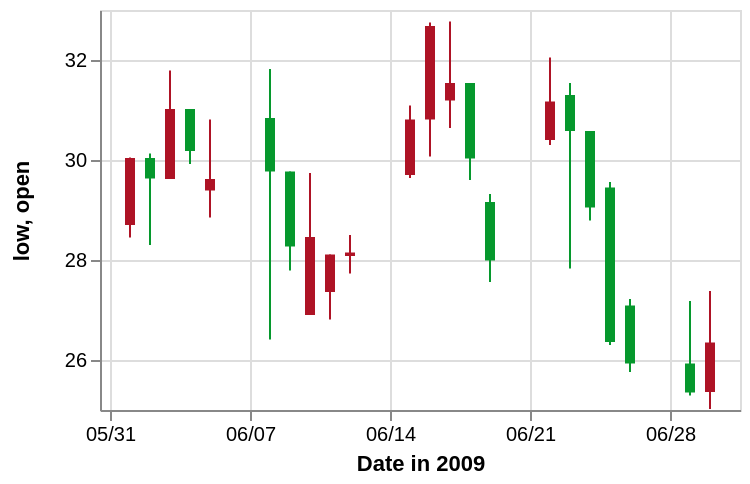

Vega-Lite specification stored for this chart:
### Vega specification from a JSON file in a GitHub repository (floating-point values rounded to 4 significant figures)
{"$schema": "https://vega.github.io/schema/vega/v3.0.json", "description": "A candlestick chart inspired from Protovis(http://mbostock.github.io/protovis/ex/candlestick.html)", "autosize": "pad", "padding": 5, "width": 320, "height": 200, "style": "cell", "data": [{"name": "source_0", "values": [{"date": "01-Jun-2009", "open": 28.7, "high": 30.05, "low": 28.45, "close": 30.04, "signal": "short", "ret": -4.894}, {"date": "02-Jun-2009", "open": 30.04, "high": 30.13, "low": 28.3, "close": 29.63, "signal": "short", "ret": -0.3226}, {"date": "03-Jun-2009", "open": 29.62, "high": 31.79, "low": 29.62, "close": 31.02, "signal": "short", "ret": 3.687}, {"date": "04-Jun-2009", "open": 31.02, "high": 31.02, "low": 29.92, "close": 30.18, "signal": "short", "ret": 4.51}, {"date": "05-Jun-2009", "open": 29.39, "high": 30.81, "low": 28.85, "close": 29.62, "signal": "short", "ret": 6.084}, {"date": "08-Jun-2009", "open": 30.84, "high": 31.82, "low": 26.41, "close": 29.77, "signal": "short", "ret": 1.254}, {"date": "09-Jun-2009", "open": 29.77, "high": 29.77, "low": 27.79, "close": 28.27, "signal": "short", "ret": -5.024}, {"date": "10-Jun-2009", "open": 26.9, "high": 29.74, "low": 26.9, "close": 28.46, "signal": "short", "ret": -5.466}, {"date": "11-Jun-2009", "open": 27.36, "high": 28.11, "low": 26.81, "close": 28.11, "signal": "short", "ret": -8.374}, {"date": "12-Jun-2009", "open": 28.08, "high": 28.5, "low": 27.73, "close": 28.15, "signal": "short", "ret": -5.528}, {"date": "15-Jun-2009", "open": 29.7, "high": 31.09, "low": 29.64, "close": 30.81, "signal": "long", "ret": 3.492}, {"date": "16-Jun-2009", "open": 30.81, "high": 32.75, "low": 30.07, "close": 32.68, "signal": "short", "ret": 0.155}, {"date": "17-Jun-2009", "open": 31.19, "high": 32.77, "low": 30.64, "close": 31.54, "signal": "short", "ret": 5.828}, {"date": "18-Jun-2009", "open": 31.54, "high": 31.54, "low": 29.6, "close": 30.03, "signal": "short", "ret": 8.176}, {"date": "19-Jun-2009", "open": 29.16, "high": 29.32, "low": 27.56, "close": 27.99, "signal": "short", "ret": 8.599}, {"date": "22-Jun-2009", "open": 30.4, "high": 32.05, "low": 30.3, "close": 31.17, "signal": "short", "ret": 15.49}, {"date": "23-Jun-2009", "open": 31.3, "high": 31.54, "low": 27.83, "close": 30.58, "signal": "short", "ret": 11.74}, {"date": "24-Jun-2009", "open": 30.58, "high": 30.58, "low": 28.79, "close": 29.05, "signal": "long", "ret": -10.42}, {"date": "25-Jun-2009", "open": 29.45, "high": 29.56, "low": 26.3, "close": 26.36, "signal": "long", "ret": 0}, {"date": "26-Jun-2009", "open": 27.09, "high": 27.22, "low": 25.76, "close": 25.93, "signal": "long", "ret": 0}, {"date": "29-Jun-2009", "open": 25.93, "high": 27.18, "low": 25.29, "close": 25.35, "signal": "long", "ret": 5.263}, {"date": "30-Jun-2009", "open": 25.36, "high": 27.38, "low": 25.02, "close": 26.35, "signal": "long", "ret": 6.738}]}, {"name": "data_0", "source": "source_0", "transform": [{"type": "formula", "expr": "datum.open > datum.close", "as": "isIncrease"}]}, {"name": "data_1", "source": "data_0", "transform": [{"type": "formula", "expr": "toDate(datum[\"date\"])", "as": "date"}, {"type": "formula", "expr": "toNumber(datum[\"low\"])", "as": "low"}, {"type": "formula", "expr": "toNumber(datum[\"high\"])", "as": "high"}, {"type": "formula", "as": "yearmonthdate_date", "expr": "datetime(year(datum[\"date\"]), month(datum[\"date\"]), date(datum[\"date\"]), 0, 0, 0, 0)"}, {"type": "filter", "expr": "datum[\"yearmonthdate_date\"] !== null && !isNaN(datum[\"yearmonthdate_date\"]) && datum[\"low\"] !== null && !isNaN(datum[\"low\"])"}]}, {"name": "data_2", "source": "data_0", "transform": [{"type": "formula", "expr": "toDate(datum[\"date\"])", "as": "date"}, {"type": "formula", "expr": "toNumber(datum[\"open\"])", "as": "open"}, {"type": "formula", "expr": "toNumber(datum[\"close\"])", "as": "close"}, {"type": "formula", "as": "yearmonthdate_date", "expr": "datetime(year(datum[\"date\"]), month(datum[\"date\"]), date(datum[\"date\"]), 0, 0, 0, 0)"}, {"type": "filter", "expr": "datum[\"yearmonthdate_date\"] !== null && !isNaN(datum[\"yearmonthdate_date\"]) && datum[\"open\"] !== null && !isNaN(datum[\"open\"])"}]}], "marks": [{"name": "layer_0_marks", "type": "rule", "style": ["rule"], "from": {"data": "data_1"}, "encode": {"update": {"x": {"scale": "x", "field": "yearmonthdate_date"}, "y": {"scale": "y", "field": "low"}, "y2": {"scale": "y", "field": "high"}, "stroke": {"scale": "color", "field": "isIncrease"}}}}, {"name": "layer_1_marks", "type": "rect", "style": ["bar"], "from": {"data": "data_2"}, "encode": {"update": {"xc": {"scale": "x", "field": "yearmonthdate_date"}, "width": {"value": 5}, "y": {"scale": "y", "field": "open"}, "y2": {"scale": "y", "field": "close"}, "fill": {"scale": "color", "field": "isIncrease"}}}}], "scales": [{"name": "x", "type": "time", "domain": {"fields": [{"signal": "{data: datetime(2009, 4, 31, 0, 0, 0, 0)}"}, {"signal": "{data: datetime(2009, 6, 1, 0, 0, 0, 0)}"}, {"data": "data_2", "field": "yearmonthdate_date"}], "sort": true}, "range": [0, {"signal": "width"}], "padding": 5}, {"name": "y", "type": "linear", "domain": {"fields": [{"data": "data_1", "field": "low"}, {"data": "data_1", "field": "high"}, {"data": "data_2", "field": "open"}, {"data": "data_2", "field": "close"}], "sort": true}, "range": [{"signal": "height"}, 0], "zero": false, "nice": true}, {"name": "color", "type": "ordinal", "domain": {"fields": [{"data": "data_1", "field": "isIncrease"}, {"data": "data_2", "field": "isIncrease"}], "sort": true}, "range": ["#ae1325", "#06982d"]}], "axes": [{"title": "Date in 2009", "scale": "x", "orient": "bottom", "labelFlush": true, "labelOverlap": true, "tickCount": {"signal": "ceil(width/40)"}, "zindex": 1, "encode": {"labels": {"update": {"text": {"signal": "timeFormat(datum.value, '%m/%d')"}}}}}, {"scale": "x", "orient": "bottom", "domain": false, "grid": true, "labels": false, "maxExtent": 0, "minExtent": 0, "tickCount": {"signal": "ceil(width/40)"}, "ticks": false, "zindex": 0, "gridScale": "y"}, {"scale": "y", "orient": "left", "labelOverlap": true, "tickCount": {"signal": "ceil(height/40)"}, "title": "low, open", "zindex": 1}, {"scale": "y", "orient": "left", "domain": false, "grid": true, "labels": false, "maxExtent": 0, "minExtent": 0, "tickCount": {"signal": "ceil(height/40)"}, "ticks": false, "zindex": 0, "gridScale": "x"}], "config": {"axisY": {"minExtent": 30}}}
